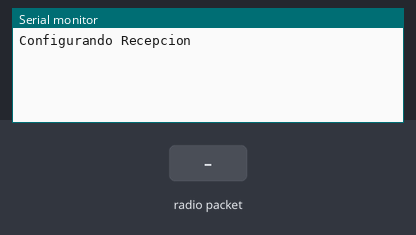
Bench run of a sketch on a simulated Arduino Uno, built with avr-gcc and run on an emulated ATmega328P. Parts: the last lines printed to the serial monitor. The inputs (shaded band) are chosen by the test bench. No radio packets arrive unless stated.

Above: at 1.2 s.
1.3 s: radio packet "1" arrives
At 2.5 s:
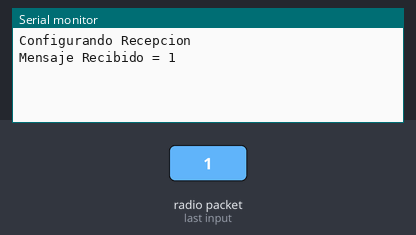
2.8 s: radio packet "0" arrives
At 3.6 s:
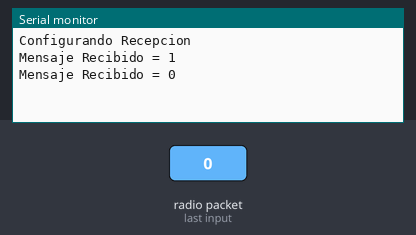
4.3 s: radio packet "2" arrives
At 4.8 s:
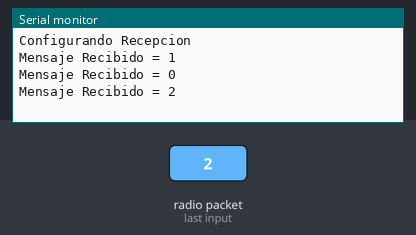

The sketch:

receptor.ino
```cpp
/*
ver ::cl 20120520
Configuracion basica para modulo receptor  RR 10
Utiliza libreria VirtualWire.h
pin 01 5v
pin 02 Tierra
pin 03 antena externa
pin 07 tierra
pin 10 5v
pin 11 tierra
pin 12 5v
pin 14 Arduino pin digital 2
pin 15 5v
*/

#include <VirtualWire.h>


void setup(){
    Serial.begin(9600);
    Serial.println("Configurando Recepcion");
    vw_set_ptt_inverted(true);
    vw_setup(2000);
    vw_set_rx_pin(2);
    vw_rx_start();
}

void loop(){
    uint8_t buf[VW_MAX_MESSAGE_LEN];
    uint8_t buflen = VW_MAX_MESSAGE_LEN;

    if (vw_get_message(buf, &buflen)){
        char m[17]="H";
	    int i;
	for (i = 0; i < 16; i++){
	    m[i] = (char)buf[i];
	}

        Serial.print("Mensaje Recibido = ");
        Serial.println(m);
        digitalWrite(13, false);
    }
    memset(buf, '\0', sizeof(buf));
}

char *substring(char *string, int len, int inicio){
    char subbuff[len + 1];
    memcpy(subbuff, &string[inicio], len);
    return(subbuff);
}
```

Measured:
- after the input at 1.3 s, the serial monitor: prints a new line at once (image 1)
- after the input at 2.8 s, the serial monitor: prints a new line at once (image 2)
- after the input at 4.3 s, the serial monitor: prints a new line at once (image 3)
